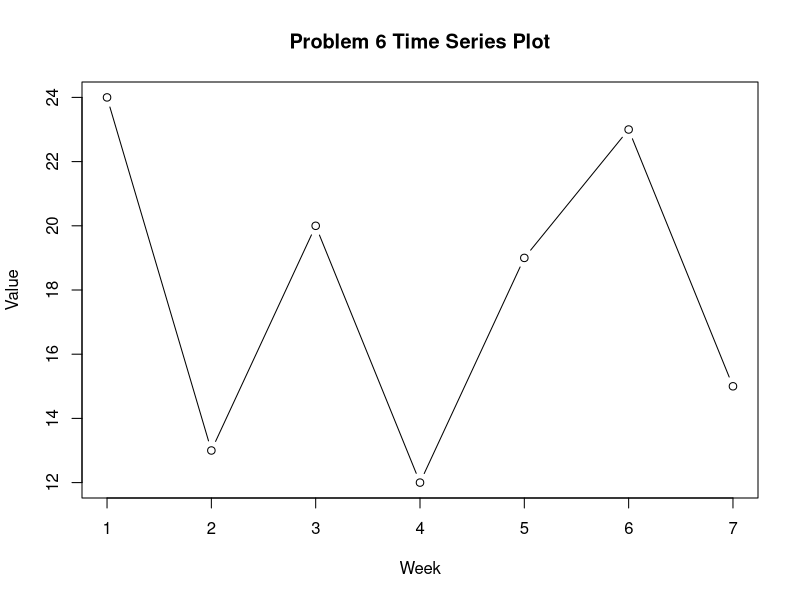

Write R code to recreate this figure.
# Problem 2
# I am using the same data from Problem 1.

week <- 1:6
value <- c(18, 13, 16, 11, 17, 14)

p2 <- data.frame(week, value)
p2

# I am finding the forecast for each week
# by using the average of all previous values.

forecast <- c(NA, NA, NA, NA, NA, NA)

for (i in 2:6) {
  forecast[i] <- mean(value[1:(i - 1)])
}

# forecast for week 7
forecast_week7 <- mean(value)

p2$forecast <- forecast
p2
forecast_week7

# I am now calculating the forecast errors
# and the accuracy measures for Problem 2.

p2$error <- p2$value - p2$forecast
p2$abs_error <- abs(p2$error)
p2$sq_error <- p2$error^2
p2$abs_pct_error <- abs(p2$error / p2$value) * 100

# accuracy measures
MAE <- mean(p2$abs_error, na.rm = TRUE)
MSE <- mean(p2$sq_error, na.rm = TRUE)
MAPE <- mean(p2$abs_pct_error, na.rm = TRUE)

round(p2, 4)
MAE
MSE
MAPE

# Final answers for Problem 2

cat("Problem 2 Final Answers\n")
cat("MAE =", round(MAE, 4), "\n")
cat("MSE =", round(MSE, 4), "\n")
cat("MAPE =", round(MAPE, 4), "%\n")
cat("Forecast for Week 7 =", round(forecast_week7, 4), "\n")



# Problem 4
# I am entering the monthly time series data first.

month <- 1:7
value_m <- c(24, 13, 20, 12, 19, 23, 15)

p4 <- data.frame(month, value_m)
p4


# Problem 4(a)
# I am using the most recent value as the forecast for the next month.

forecast_naive <- c(NA, value_m[1:6])

p4$forecast_naive <- forecast_naive
p4$error_naive <- p4$value_m - p4$forecast_naive
p4$sq_error_naive <- p4$error_naive^2

MSE_naive <- mean(p4$sq_error_naive, na.rm = TRUE)
forecast_month8_naive <- value_m[7]

round(p4, 4)
MSE_naive
forecast_month8_naive

# Problem 4(b)
# I am using the average of all available data
# as the forecast for the next month.

forecast_avg <- c(NA, NA, NA, NA, NA, NA, NA)

for (i in 2:7) {
  forecast_avg[i] <- mean(value_m[1:(i - 1)])
}

p4$forecast_avg <- forecast_avg
p4$error_avg <- p4$value_m - p4$forecast_avg
p4$sq_error_avg <- p4$error_avg^2

MSE_avg <- mean(p4$sq_error_avg, na.rm = TRUE)
forecast_month8_avg <- mean(value_m)

round(p4, 4)
MSE_avg
forecast_month8_avg

# Final answers for Problem 4

cat("Problem 4(a)\n")
cat("MSE using most recent value =", round(MSE_naive, 4), "\n")
cat("Forecast for month 8 =", round(forecast_month8_naive, 4), "\n\n")

cat("Problem 4(b)\n")
cat("MSE using average of all previous data =", round(MSE_avg, 4), "\n")
cat("Forecast for month 8 =", round(forecast_month8_avg, 4), "\n\n")

cat("Better method based on MSE = Average of all previous data\n")


# Problem 6
# I am entering the weekly data first.

week6 <- 1:7
value6 <- c(24, 13, 20, 12, 19, 23, 15)

p6 <- data.frame(week6, value6)
p6

# Time series plot for Problem 6
plot(week6, value6, type = "b",
     main = "Problem 6 Time Series Plot",
     xlab = "Week",
     ylab = "Value")


# Problem 6(b)
# I am using a three-week moving average.

forecast_ma3 <- c(NA, NA, NA, NA, NA, NA, NA)

for (i in 4:7) {
  forecast_ma3[i] <- mean(value6[(i - 3):(i - 1)])
}

p6$forecast_ma3 <- forecast_ma3
p6$error_ma3 <- p6$value6 - p6$forecast_ma3
p6$sq_error_ma3 <- p6$error_ma3^2

MSE_ma3 <- mean(p6$sq_error_ma3, na.rm = TRUE)
forecast_week8_ma3 <- mean(value6[5:7])

round(p6, 4)
MSE_ma3
forecast_week8_ma3

# Problem 6(c)
# I am using exponential smoothing with alpha = 0.2.

alpha <- 0.2

forecast_exp <- c(NA, NA, NA, NA, NA, NA, NA)
forecast_exp[2] <- value6[1]

for (i in 3:7) {
  forecast_exp[i] <- alpha * value6[i - 1] + (1 - alpha) * forecast_exp[i - 1]
}

p6$forecast_exp <- forecast_exp
p6$error_exp <- p6$value6 - p6$forecast_exp
p6$sq_error_exp <- p6$error_exp^2

MSE_exp <- mean(p6$sq_error_exp, na.rm = TRUE)
forecast_week8_exp <- alpha * value6[7] + (1 - alpha) * forecast_exp[7]

round(p6, 4)
MSE_exp
forecast_week8_exp


# Final answers for Problem 6

cat("Problem 6(a)\n")
cat("Pattern = Horizontal pattern with random variation\n\n")

cat("Problem 6(b)\n")
cat("Three-week moving average MSE =", round(MSE_ma3, 4), "\n")
cat("Forecast for week 8 =", round(forecast_week8_ma3, 4), "\n\n")

cat("Problem 6(c)\n")
cat("Exponential smoothing MSE =", round(MSE_exp, 4), "\n")
cat("Forecast for week 8 =", round(forecast_week8_exp, 4), "\n\n")

cat("Better method based on MSE = Three-week moving average\n")


# Problem 8
# I am entering the gasoline sales data from Table 9.1.

week8 <- 1:12
sales8 <- c(17, 21, 19, 23, 18, 16, 20, 18, 22, 20, 15, 22)

p8 <- data.frame(week8, sales8)
p8


# Problem 8(a)
# I am using exponential smoothing with alpha = 0.1.

alpha1 <- 0.1

forecast_a01 <- c(NA, NA, NA, NA, NA, NA, NA, NA, NA, NA, NA, NA)
forecast_a01[2] <- sales8[1]

for (i in 3:12) {
  forecast_a01[i] <- alpha1 * sales8[i - 1] + (1 - alpha1) * forecast_a01[i - 1]
}

p8$forecast_a01 <- forecast_a01
p8$error_a01 <- p8$sales8 - p8$forecast_a01
p8$abs_error_a01 <- abs(p8$error_a01)
p8$sq_error_a01 <- p8$error_a01^2
p8$abs_pct_error_a01 <- abs(p8$error_a01 / p8$sales8) * 100

MAE_a01 <- mean(p8$abs_error_a01, na.rm = TRUE)
MSE_a01 <- mean(p8$sq_error_a01, na.rm = TRUE)
MAPE_a01 <- mean(p8$abs_pct_error_a01, na.rm = TRUE)

forecast_week13_a01 <- alpha1 * sales8[12] + (1 - alpha1) * forecast_a01[12]

round(p8, 4)
MAE_a01
MSE_a01
MAPE_a01
forecast_week13_a01


# Problem 8(b)
# I am using exponential smoothing with alpha = 0.2.

alpha2 <- 0.2

forecast_a02 <- c(NA, NA, NA, NA, NA, NA, NA, NA, NA, NA, NA, NA)
forecast_a02[2] <- sales8[1]

for (i in 3:12) {
  forecast_a02[i] <- alpha2 * sales8[i - 1] + (1 - alpha2) * forecast_a02[i - 1]
}

p8$forecast_a02 <- forecast_a02
p8$error_a02 <- p8$sales8 - p8$forecast_a02
p8$abs_error_a02 <- abs(p8$error_a02)
p8$sq_error_a02 <- p8$error_a02^2
p8$abs_pct_error_a02 <- abs(p8$error_a02 / p8$sales8) * 100

MAE_a02 <- mean(p8$abs_error_a02, na.rm = TRUE)
MSE_a02 <- mean(p8$sq_error_a02, na.rm = TRUE)
MAPE_a02 <- mean(p8$abs_pct_error_a02, na.rm = TRUE)

forecast_week13_a02 <- alpha2 * sales8[12] + (1 - alpha2) * forecast_a02[12]

round(p8, 4)
MAE_a02
MSE_a02
MAPE_a02
forecast_week13_a02

# Final answers for Problem 8

cat("Problem 8(a)\n")
cat("Alpha = 0.1\n")
cat("MAE =", round(MAE_a01, 4), "\n")
cat("MSE =", round(MSE_a01, 4), "\n")
cat("MAPE =", round(MAPE_a01, 4), "\n")
cat("Forecast for week 13 =", round(forecast_week13_a01, 4), "\n\n")

cat("Problem 8(b)\n")
cat("Alpha = 0.2\n")
cat("MAE =", round(MAE_a02, 4), "\n")
cat("MSE =", round(MSE_a02, 4), "\n")
cat("MAPE =", round(MAPE_a02, 4), "\n")
cat("Forecast for week 13 =", round(forecast_week13_a02, 4), "\n\n")

cat("Better alpha based on MSE = 0.2\n")
